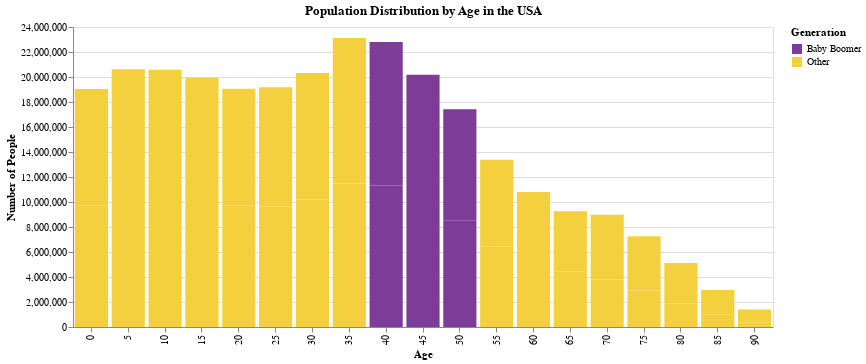

Notebook code cell kept with this figure:
### Markdown cell above
## Q5 - Show the Population Change Over Time with a Slider

Now, we have a snapshot of 2 different years next to each other, but what about creating a crude animation by controlling the the year displayed with a slider?

Create a slider using [this example](https://altair-viz.github.io/gallery/us_population_over_time.html) to help guide you.  Our plot will look similar, except we have not split our bar chart up by `sex` yet. Name the slider 'Select Year:' (this in controlled in `binding_range`, and not in the `selection_single` parameters).  

Encode membership of the Baby Boomer generation with color using "#7D3C98" (purple) for the boomers "#F4D03F" (gold) for other.

Start the slider at 1900.

### Code cell
slider = alt.binding_range(min=1900, max=2000, step=10, name="Select Year")
select_year = alt.selection_single(name="year", fields=['year'],
                                   bind=slider, init={'year': 2000})

alt.Chart(df_population).mark_bar().encode(
    x=alt.X('age:O', title='Age'),
    y=alt.Y('people:Q', scale=alt.Scale(domain=(0, 24000000)), title='Number of People'),
    color=alt.Color('Generation:N',
                    scale=alt.Scale(
                          domain=['Baby Boomer', 'Other'],
                          range=['#7D3C98', '#F4D03F']
                      )
    )
).properties(
    width = 700,
    title='Population Distribution by Age in the USA'
).add_selection(
    select_year
).transform_filter(
    select_year
).configure_facet(
    spacing=8
)

### Figure 1 — Vega-Lite specification as saved in the notebook (floating-point values rounded to 4 significant figures; data arrays with more than 128 entries replaced by an {"elided": "..."} marker saying what was removed)
{"config": {"view": {"continuousWidth": 400, "continuousHeight": 300}, "facet": {"spacing": 8}}, "data": {"name": "data-9d871896ad64672bb67284ad55f5b805"}, "mark": "bar", "encoding": {"color": {"field": "Generation", "scale": {"domain": ["Baby Boomer", "Other"], "range": ["#7D3C98", "#F4D03F"]}, "type": "nominal"}, "x": {"field": "age", "title": "Age", "type": "ordinal"}, "y": {"field": "people", "scale": {"domain": [0, 24000000]}, "title": "Number of People", "type": "quantitative"}}, "selection": {"year": {"type": "single", "fields": ["year"], "bind": {"input": "range", "max": 2000, "min": 1900, "name": "Select Year", "step": 10}, "init": {"year": 2000}}}, "title": "Population Distribution by Age in the USA", "transform": [{"filter": {"selection": "year"}}], "width": 700, "$schema": "https://vega.github.io/schema/vega-lite/v4.17.0.json", "datasets": {"data-9d871896ad64672bb67284ad55f5b805": {"elided": "570 records"}}}
